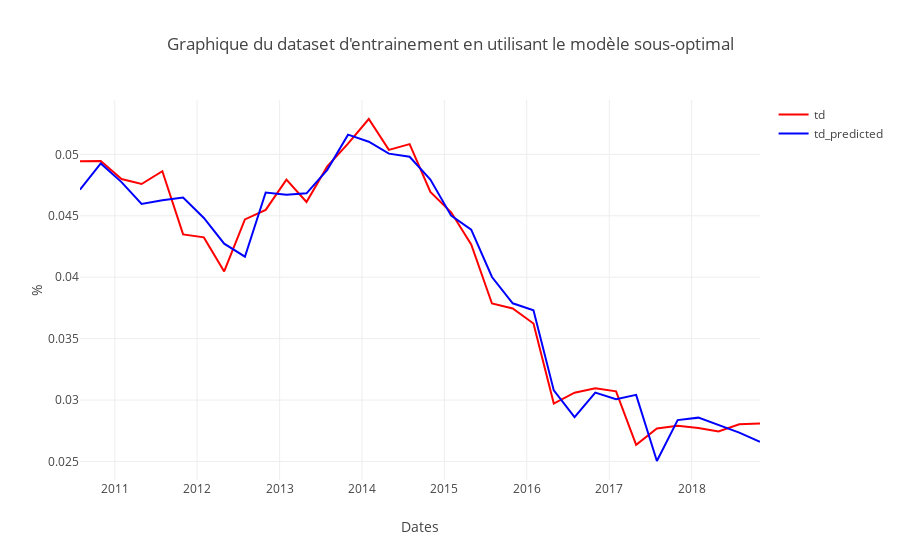

Notebook code for this chart:
### Code cell
graphique_periode_entrainement(df_train, "le modèle sous-optimal")
